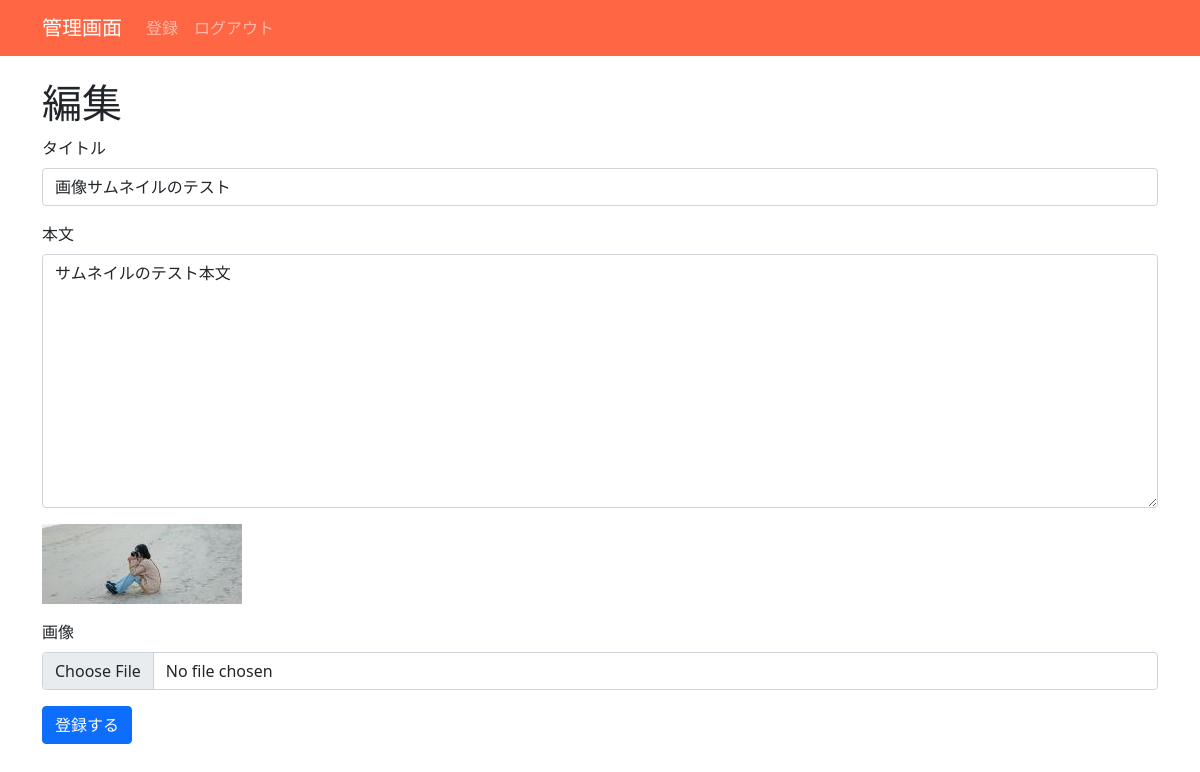
Page /edit.php?id=26 (signed in) on the committed database.
### tables this page shows
CREATE TABLE `articles` (
  `id` int(11) NOT NULL,
  `title` varchar(255) NOT NULL,
  `body` text NOT NULL,
  `category_id` int(11) DEFAULT NULL,
  `is_delete` tinyint(4) NOT NULL DEFAULT 0,
  `filename` varchar(100) DEFAULT NULL,
  `created_at` datetime NOT NULL,
  `updated_at` datetime NOT NULL
);

### lib/connect.php (called while the page is built, shortened)
<?php
class connect{
  public function __construct(){
    $dsn = "mysql:host=".self::HOST.";dbname=".self::DB_NAME.";charset=utf8mb4";
    try {
      $this->dbh = new PDO($dsn, self::USER, self::PASS);
    } catch(Exception $e){
      exit($e->getMessage());
    }
  }
}
?>

### lib/queryArticle.php (called while the page is built, shortened)
<?php
class QueryArticle extends connect{
    public function find($id){
                $stmt = $this->dbh->prepare("SELECT * FROM articles WHERE id=:id AND is_delete=0");
        $stmt->bindParam(':id', $id, PDO::PARAM_INT);
        $stmt->execute();
        $result = $stmt->fetch(PDO::FETCH_ASSOC);
        $article = null;
        if ($result){
          $article = new Article();
          $article->setId($result['id']);
          $article->setTitle($result['title']);
          $article->setBody($result['body']);
          $article->setFilename($result['filename']);
          $article->setCreatedAt($result['created_at']);
          $article->setUpdatedAt($result['updated_at']);
        }
        return $article;
      }
}

### lib/article.php (called while the page is built, shortened)
<?php
class Article{
  private $title = null;
  private $body = null;
  private $filename = null;
  public function getTitle(){
    return $this->title;
  }
  public function getBody(){
    return $this->body;
  }
  public function getFilename(){
    return $this->filename;
  }
  public function setTitle($title){
    $this->title = $title;
  }
  public function setBody($body){
    $this->body = $body;
  }
  public function setFilename($filename){
    $this->filename = $filename;
  }
}

### edit.php (the view, shortened to what this page needs)
<?php
  include 'lib/connect.php';
  include 'lib/queryArticle.php';
  include 'lib/article.php';
  $title = "";
  $body = "";
  if (isset($_GET['id'])){
    $queryArticle = new QueryArticle();
    $article = $queryArticle->find($_GET['id']);
    if ($article){
      $title = $article->getTitle();
      $body = $article->getBody();
    } else {
      header('Location: backend.php');
      exit;
    }
  } else if (!empty($_POST['id']) && !empty($_POST['title']) && !empty($_POST['body'])){
    $title = $_POST['title'];
    $body = $_POST['body'];
    $queryArticle = new QueryArticle();
    $article = $queryArticle->find($_POST['id']);
    if ($article){
      $article->setTitle($title);
      $article->setBody($body);
      if (isset($_FILES['image']) && is_uploaded_file($_FILES['image']['tmp_name'])){
        $article->setFile($_FILES['image']);
      }
      $article->save();
    }
    header('Location: backend.php');
    exit;
  } else if(!empty($_POST)) {
    if (!empty($_POST['id'])){
      $id = $_POST['id'];
    } else {
      header('Location: backend.php');
      exit;
    }
    if (!empty($_POST['title'])){
      $title = $_POST['title'];
    } else {
      $title_alert = "タイトルを入力してください。";
    }
    if (!empty($_POST['body'])){
      $body = $_POST['body'];
    } else {
      $body_alert = "本文を入力してください。";
    }
  }
?>
<!doctype html>
<html lang="ja">
  <head>
    <link href="./css/bootstrap.min.css" rel="stylesheet">
    <link href="./css/blog.css" rel="stylesheet">
  </head>
  <body>
<nav class="navbar navbar-expand-md navbar-dark bg-red fixed-top">
  <div class="container">
    <a class="navbar-brand" href="/blog/backend.php">管理画面</a>
    <div class="collapse navbar-collapse" id="navbarCollapse">
        <ul class="navbar-nav me-auto mb-2 mb-md-0">
          <li class="nav-item"><a class="nav-link" href="#">登録</a></li>
          <li class="nav-item"><a class="nav-link" href="logout.php">ログアウト</a></li>
        </ul>
      </div>
  </div>
</nav>
<main class="container">
  <div class="row">
    <div class="col-md-12">
    <h1>編集</h1>
<form action="edit.php" method="post" enctype="multipart/form-data">
  <div class="mb-3">
    <label class="form-label">タイトル</label>
    <input type="text" name="title" value="<?php echo $title; ?>" class="form-control">
  </div>
  <div class="mb-3">
    <label class="form-label">本文</label>
    <textarea name="body" class="form-control" rows="10"><?php echo $body; ?></textarea>
  </div>
<?php if ($article->getFilename()): ?>
        <div class="mb-3">
          <img src="./album/thumbs-<?php echo $article->getFilename() ?>">
        </div>
        <?php endif ?>
        <div class="mb-3">
          <label class="form-label">画像</label>
          <input type="file" name="image" class="form-control">
        </div>
  <div class="mb-3">
    <button type="submit" class="btn btn-primary">登録する</button>
  </div>
</form>
</main>
  </body>
</html>

### css/blog.css (style rules this page uses)
h1, h2, h3, h4, h5, h6 { font-family: sans-serif; }

### edit.php (style rules this page uses)
body { padding-top: 5rem; }
.bg-red { background-color: #ff6644 !important; }

### rows in the picture
articles: title "画像サムネイルのテスト", body "サムネイルのテスト本文", filename (picture)
